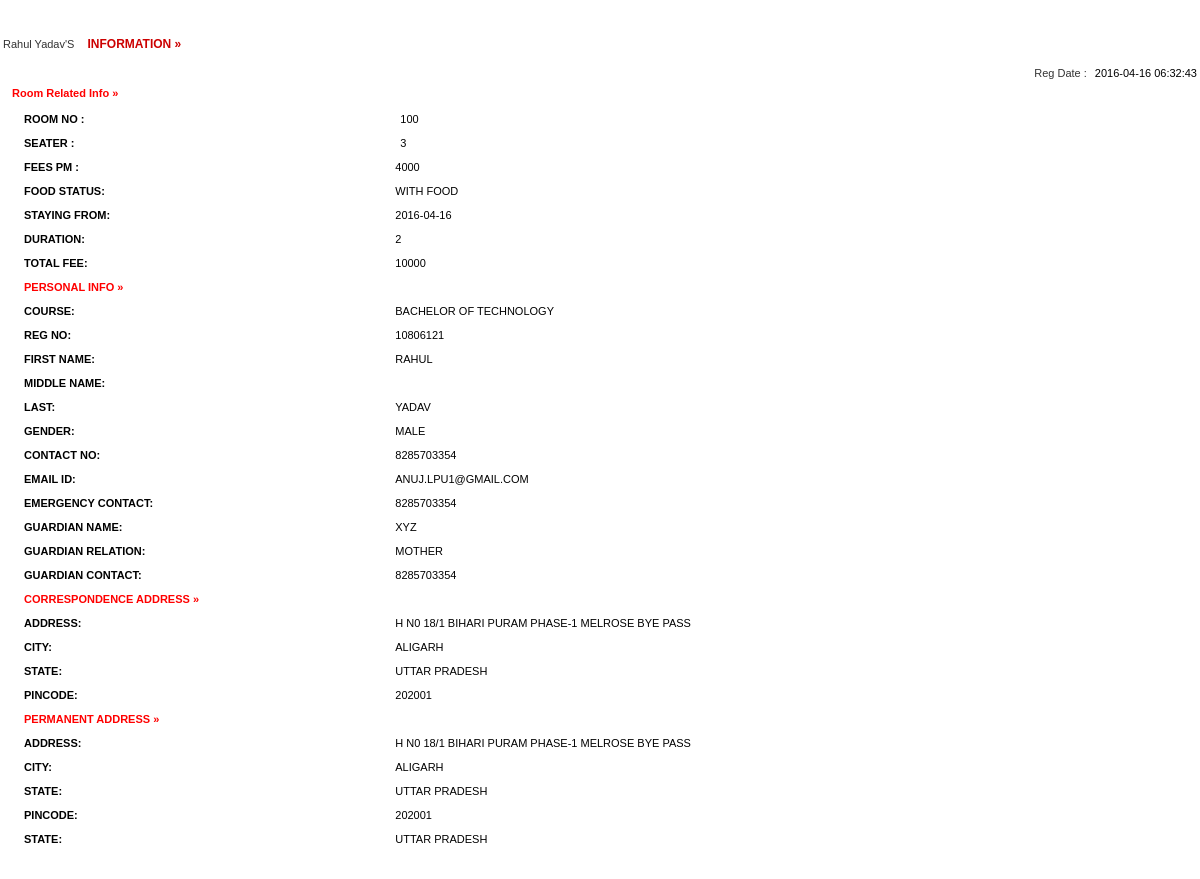
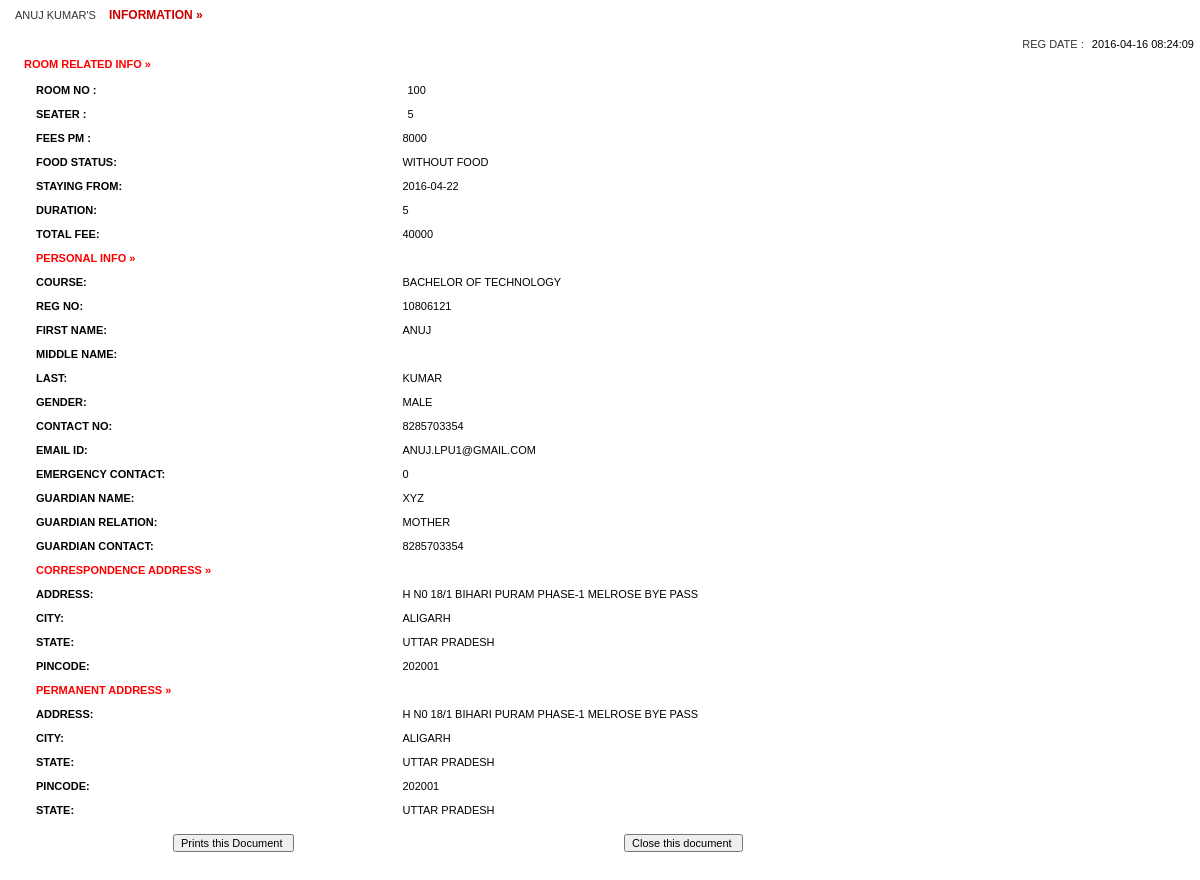
The app's page /full-profile.php?id=anuj.lpu1@gmail.com, older data (2 pictures, top to bottom).
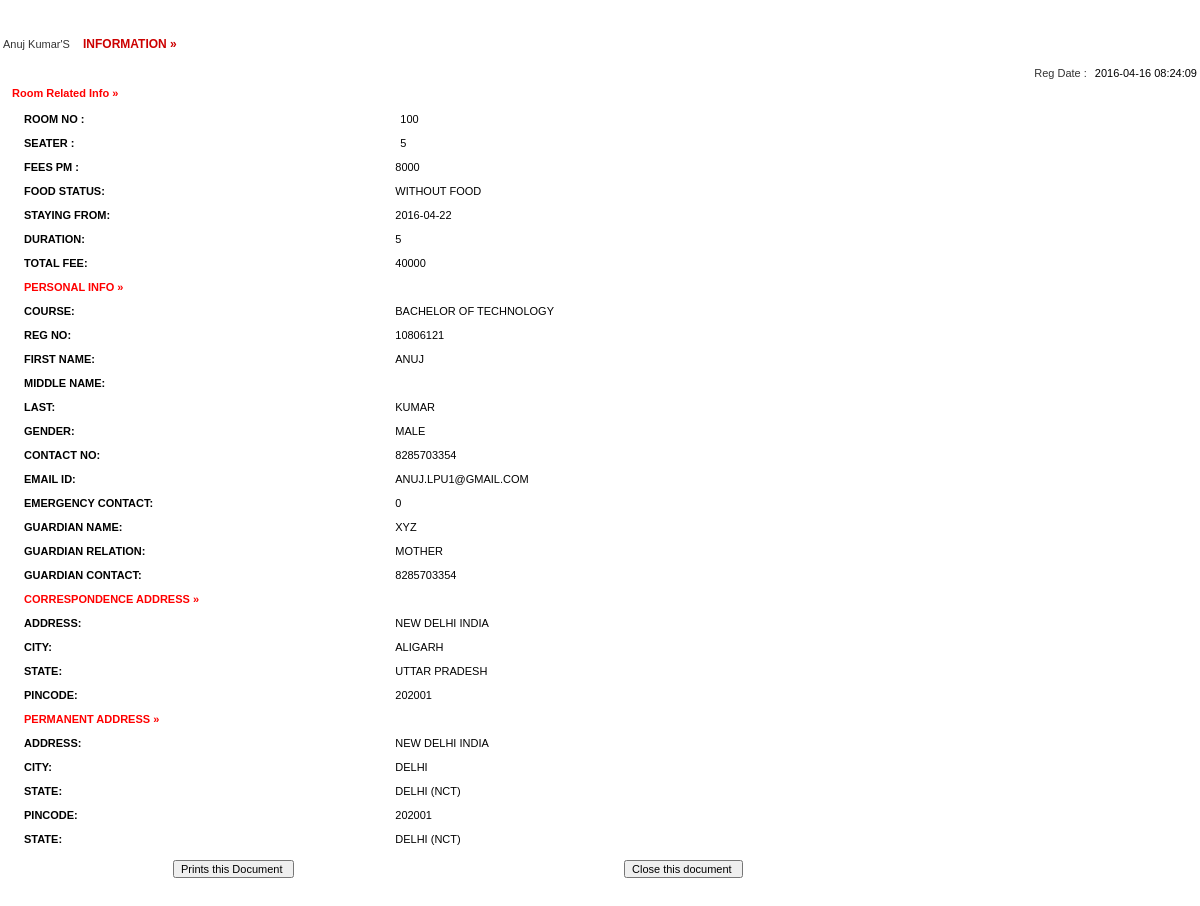
The same page, newer data.
### tables this page shows
CREATE TABLE `registration` (
  `id` int(11) NOT NULL,
  `roomno` int(11) DEFAULT NULL,
  `seater` int(11) DEFAULT NULL,
  `feespm` int(11) DEFAULT NULL,
  `foodstatus` int(11) DEFAULT NULL,
  `stayfrom` date DEFAULT NULL,
  `duration` int(11) DEFAULT NULL,
  `course` varchar(500) DEFAULT NULL,
  `regno` int(11) DEFAULT NULL,
  `firstName` varchar(500) DEFAULT NULL,
  `middleName` varchar(500) DEFAULT NULL,
  `lastName` varchar(500) DEFAULT NULL,
  `gender` varchar(250) DEFAULT NULL,
  `contactno` bigint(11) DEFAULT NULL,
  `emailid` varchar(500) DEFAULT NULL,
  `egycontactno` bigint(11) DEFAULT NULL,
  `guardianName` varchar(500) DEFAULT NULL,
  `guardianRelation` varchar(500) DEFAULT NULL,
  `guardianContactno` bigint(11) DEFAULT NULL,
  `corresAddress` varchar(500) DEFAULT NULL,
  `corresCIty` varchar(500) DEFAULT NULL,
  `corresState` varchar(500) DEFAULT NULL,
  `corresPincode` int(11) DEFAULT NULL,
  `pmntAddress` varchar(500) DEFAULT NULL,
  `pmntCity` varchar(500) DEFAULT NULL,
  `pmnatetState` varchar(500) DEFAULT NULL,
  `pmntPincode` int(11) DEFAULT NULL,
  `postingDate` timestamp NULL DEFAULT CURRENT_TIMESTAMP,
  `updationDate` varchar(500) DEFAULT NULL
);

### full-profile.php (the view, shortened to what this page needs)
<?php
$con = mysqli_connect(DB_SERVER,DB_USER,DB_PASS,DB_NAME);
?>
<!DOCTYPE html PUBLIC "-//W3C//DTD XHTML 1.0 Transitional//EN" "http://www.w3.org/TR/xhtml1/DTD/xhtml1-transitional.dtd">
<html xmlns="http://www.w3.org/1999/xhtml">
<head>
<link href="style.css" rel="stylesheet" type="text/css" />
<link href="hostel.css" rel="stylesheet" type="text/css">
</head>
<body>
<table width="100%" border="0">
<?php
		 $ret= mysqli_query($con,"SELECT * FROM registration where emailid = '".$_GET['id']."'");
			while($row=mysqli_fetch_array($ret))
			{
			?>
			<tr>
			  <td colspan="2" align="center" class="font1">&nbsp;</td>
  </tr>
			<tr>
			  <td colspan="2" align="center" class="font1">&nbsp;</td>
  </tr>
			<tr>
			  <td colspan="2"  class="font"><?php echo ucfirst($row['firstName']);?> <?php echo ucfirst($row['lastName']);?>'S <span class="font1"> information &raquo;</span> </td>
  </tr>
			<tr>
			  <td colspan="2"  class="font">&nbsp;&nbsp;&nbsp;&nbsp;&nbsp;&nbsp;&nbsp;&nbsp;&nbsp;&nbsp;&nbsp;&nbsp;
		      <div align="right">Reg Date : <span class="comb-value"><?php echo $row['postingDate'];?></span></div></td>
  </tr>
			<tr>
			  <td colspan="2"  class="heading" style="color: red;">Room Related Info &raquo; </td>
  </tr>
			<tr>
			  <td colspan="2"  class="font1"><table width="100%" border="0">
                <tr>
                  <td width="32%" valign="top" class="heading">Room no : </td>
                      <td class="comb-value1"><span class="comb-value"><?php echo $row['roomno'];?></span></td>
                    </tr>
                  <tr>
                  <td width="22%" valign="top" class="heading">Seater : </td>
                      <td class="comb-value1"><span class="comb-value"><?php echo $row['seater'];?></span></td>
                    </tr>
                    <tr>
                    <td width="12%" valign="top" class="heading">Fees PM : </td>
                      <td class="comb-value1"><?php echo $fpm=$row['feespm'];?></td>
                    </tr>
                     <tr>
                    <td width="12%" valign="top" class="heading">Food Status: </td>
                      <td class="comb-value1"><?php if($row['foodstatus']==0)
{
  echo "Without Food";
}
else
{
  echo "With Food";
}
                      ;?></td>
                    </tr>
                    <tr>
                    <td width="12%" valign="top" class="heading">Staying From: </td>
                      <td class="comb-value1"><?php echo $row['stayfrom'];?></td>
                    </tr>
                    <tr>
                    <td width="12%" valign="top" class="heading">Duration: </td>
                      <td class="comb-value1"><?php echo $dr=$row['duration'];?></td>
                    </tr>
                    <tr>
                    <td width="12%" valign="top" class="heading">Total Fee: </td>
                      <td class="comb-value1">
                      <?php if($row['foodstatus']==1)
                      {
                        $fd=2000;
                        echo (($dr*$fpm)+$fd);
                      }
                        else
                        {
                          echo $dr*$fpm;
                        }
                      ?></td>
                    </tr>
  <tr>
   <td colspan="2" align="left"  class="heading" style="color: red;">Personal Info &raquo; </td>
  </tr>
<tr>
<td width="12%" valign="top" class="heading">Course: </td>
<td class="comb-value1"><?php echo $row['course'];?></td>
</tr>
<tr>
<td width="12%" valign="top" class="heading">Reg no: </td>
<td class="comb-value1"><?php echo $row['regno'];?></td>
</tr>
<tr>
<td width="12%" valign="top" class="heading">First Name: </td>
<td class="comb-value1"><?php echo $row['firstName'];?></td>
</tr>
<tr>
<td width="12%" valign="top" class="heading">Middle name: </td>
<td class="comb-value1"><?php echo $row['middleName'];?></td>
</tr>
<tr>
<td width="12%" valign="top" class="heading">Last: </td>
<td class="comb-value1"><?php echo $row['lastName'];?></td>
</tr>
<tr>
<td width="12%" valign="top" class="heading">Gender: </td>
<td class="comb-value1"><?php echo $row['gender'];?></td>
</tr>
<tr>
<td width="12%" valign="top" class="heading">Contact No: </td>
<td class="comb-value1"><?php echo $row['contactno'];?></td>
</tr>
<tr>
<td width="12%" valign="top" class="heading">Email id: </td>
<td class="comb-value1"><?php echo $row['emailid'];?></td>
</tr>
<tr>
<td width="12%" valign="top" class="heading">Emergency Contact: </td>
<td class="comb-value1"><?php echo $row['egycontactno'];?></td>
</tr>
<tr>
<td width="12%" valign="top" class="heading">Guardian Name: </td>
<td class="comb-value1"><?php echo $row['guardianName'];?></td>
</tr>
<tr>
<td width="12%" valign="top" class="heading">Guardian Relation: </td>
<td class="comb-value1"><?php echo $row['guardianRelation'];?></td>
</tr>
<tr>
<td width="12%" valign="top" class="heading">Guardian Contact: </td>
<td class="comb-value1"><?php echo $row['guardianContactno'];?></td>
</tr>
<tr>
        <td colspan="2"  class="heading" style="color: red;">Correspondence Address  &raquo; </td>
  </tr>
<tr>
<td width="12%" valign="top" class="heading">Address: </td>
<td class="comb-value1"><?php echo $row['corresAddress'];?></td>
</tr>
<tr>
<td width="12%" valign="top" class="heading">City: </td>
<td class="comb-value1"><?php echo $row['corresCIty'];?></td>
</tr>
<tr>
<td width="12%" valign="top" class="heading">State: </td>
<td class="comb-value1"><?php echo $row['corresState'];?></td>
</tr>
<tr>
<td width="12%" valign="top" class="heading">Pincode: </td>
<td class="comb-value1"><?php echo $row['corresPincode'];?></td>
</tr>
<tr>
        <td colspan="2"  class="heading" style="color: red;">Permanent Address  &raquo; </td>
  </tr>
<tr>
<td width="12%" valign="top" class="heading">Address: </td>
<td class="comb-value1"><?php echo $row['pmntAddress'];?></td>
</tr>
<tr>
<td width="12%" valign="top" class="heading">City: </td>
<td class="comb-value1"><?php echo $row['pmntCity'];?></td>
</tr>
<tr>
<td width="12%" valign="top" class="heading">State: </td>
<td class="comb-value1"><?php echo $row['pmnatetState'];?></td>
</tr>
<tr>
<td width="12%" valign="top" class="heading">Pincode: </td>
<td class="comb-value1"><?php echo $row['pmntPincode'];?></td>
</tr>
<tr>
<td width="12%" valign="top" class="heading">State: </td>
<td class="comb-value1"><?php echo $row['pmnatetState'];?></td>
</tr>
<?php } ?>
                  </table></td>
                </tr>
                  </table></td>
                </tr>
              </table></td>
  <tr>
    <td colspan="2" align="right" ><form id="form1" name="form1" method="post" action="">
      <table width="100%" border="0" cellpadding="0" cellspacing="0">
        <tr>
          <td width="14%">&nbsp;</td>
          <td width="35%" class="comb-value"><label>
            <input name="Submit" type="submit" class="txtbox4" value="Prints this Document " onClick="return f3();" />
          </label></td>
          <td width="3%">&nbsp;</td>
          <td width="26%"><label>
            <input name="Submit2" type="submit" class="txtbox4" value="Close this document " onClick="return f2();"  />
          </label></td>
          <td width="8%">&nbsp;</td>
          <td width="14%">&nbsp;</td>
        </tr>
      </table>
        </form>    </td>
  </tr>
</body>
</html>

### style.css (style rules this page uses)
html { font-size: 14px; }
@media only screen and (min-width: 480px) { html { font-size: 17px; } }
@media only screen and (min-width: 768px) { html { font-size: 14px; } }
body { font-size: 1em; }

### hostel.css (style rules this page uses)
body { margin-left: 0px; margin-top: 0px; margin-right: 0px; margin-bottom: 0px;font:11px Verdana,Arial; }
.heading { font-family: Verdana, Arial, Helvetica, sans-serif; font-size: 11px; font-weight: bold; color:#000000; padding-bottom:5px; padding-top:5px; padding-left:10px; text-decoration: none; }
.comb-value { font-family: Arial, Helvetica, sans-serif; font-size: 11px; color: #000000; text-decoration: none; padding-bottom:5px; padding-left:5px; padding-top:5px; }
.font1 { font-family:Verdana, Arial, Helvetica, sans-serif; font-size:12px; font-weight:800; color:#CC0000; text-transform:uppercase; padding-left:10px; padding-top:0px; }
.txtbox4 { font-family: Arial, Helvetica, sans-serif; font-size: 11px; color: #000000; }
.comb-value1 { font-family: Arial, Helvetica, sans-serif; font-size: 11px; color: #000000; text-decoration: none; padding-bottom:2px; padding-left:2px; padding-top:2px; }
.font { font-family:Verdana, Arial, Helvetica, sans-serif; font-size:11px; color:#333333; text-decoration:none; }

Row changes from the older to the newer data that the page shows:
removed registration: firstName "Rahul", lastName "Yadav", postingDate "2016-04-16 06:32:43", roomno "100", seater "3", feespm "4000", shows "WITH FOOD", stayfrom "2016-04-16", duration "2", ($dr*$fpm)+$fd "10000", course "BACHELOR OF TECHNOLOGY", regno "10806121", firstName "RAHUL", lastName "YADAV", gender "MALE", contactno "8285703354", emailid "ANUJ.LPU1@GMAIL.COM", egycontactno "8285703354", guardianName "XYZ", guardianRelation "MOTHER", guardianContactno "8285703354", corresAddress "H N0 18/1 BIHARI PURAM PHASE-1 MELROSE BYE PASS", corresCIty "ALIGARH", corresState "UTTAR PRADESH", corresPincode "202001", pmntAddress "H N0 18/1 BIHARI PURAM PHASE-1 MELROSE BYE PASS", pmntCity "ALIGARH", pmnatetState "UTTAR PRADESH", pmntPincode "202001"
changed registration "BACHELOR OF TECHNOLOGY": firstName "ANUJ" → "Anuj"; lastName "KUMAR" → "Kumar"; corresAddress "H N0 18/1 BIHARI PURAM PHASE-1 MELROSE BYE PASS" → "NEW DELHI INDIA"; pmntAddress "H N0 18/1 BIHARI PURAM PHASE-1 MELROSE BYE PASS" → "NEW DELHI INDIA"; pmntCity "ALIGARH" → "DELHI"; pmnatetState "UTTAR PRADESH" → "DELHI (NCT)"; text "REG DATE : ROOM RELATED INFO »" → "Reg Date : Room Related Info »"
